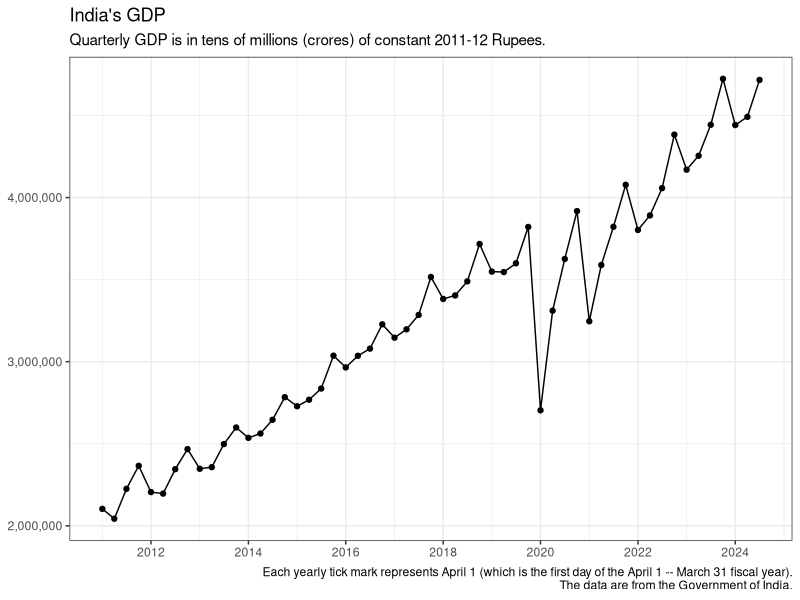
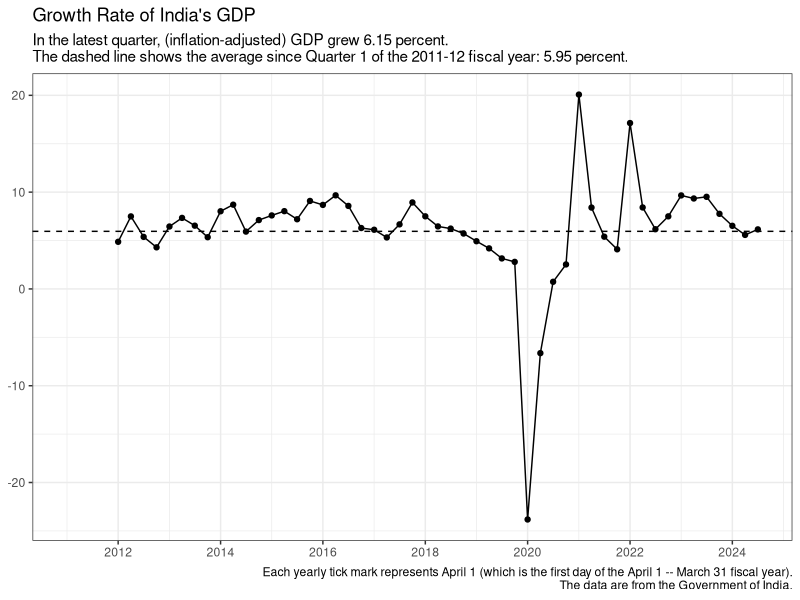
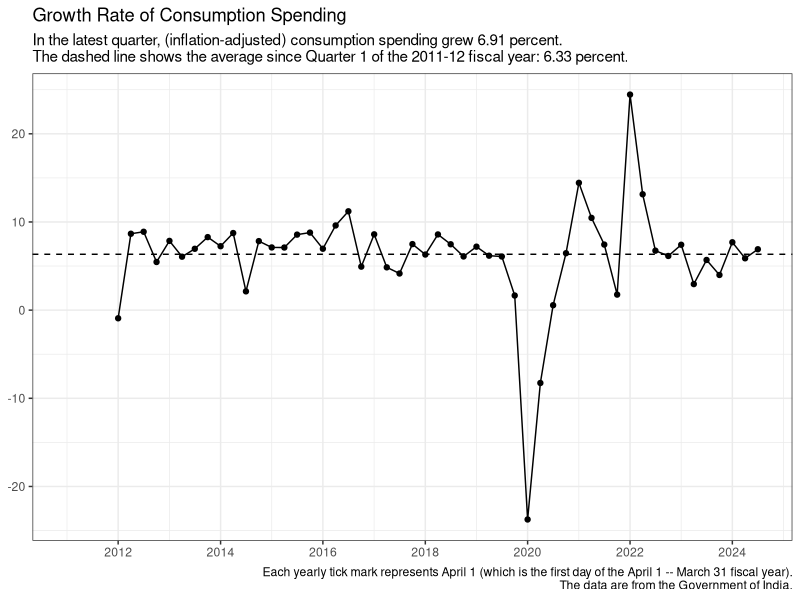
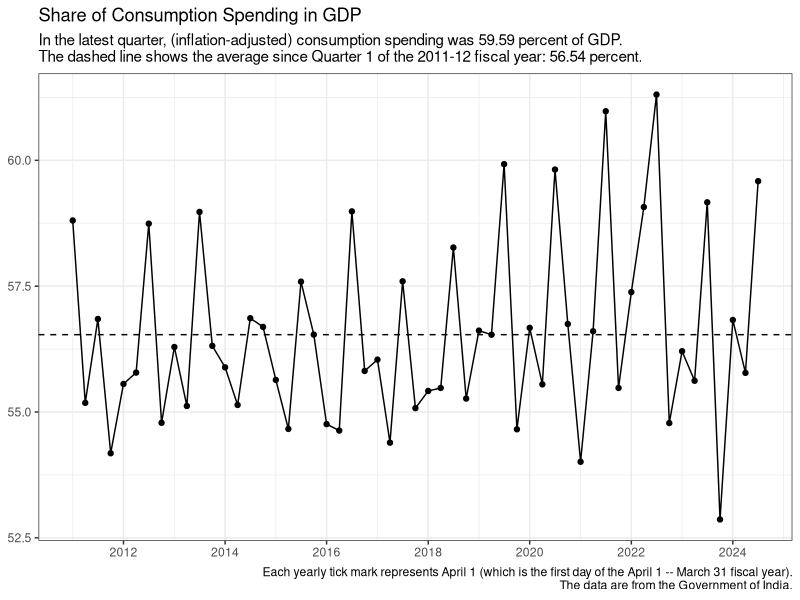
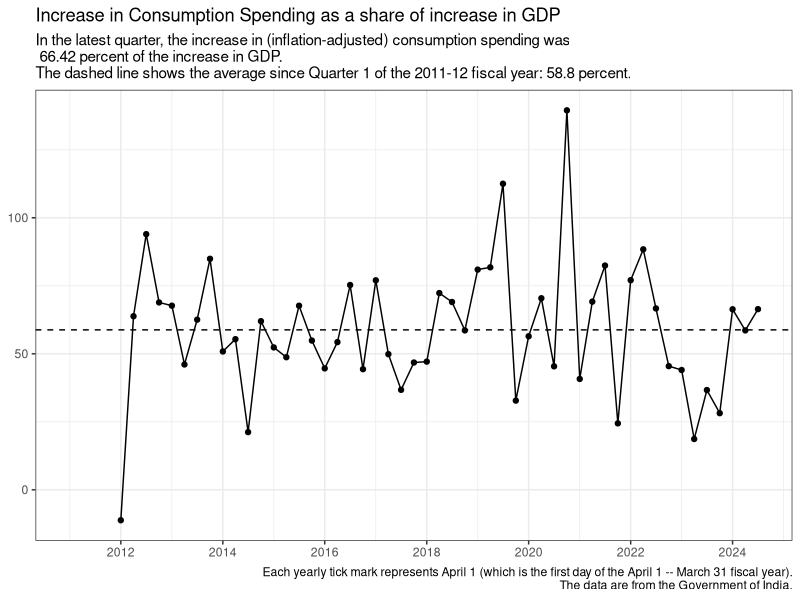
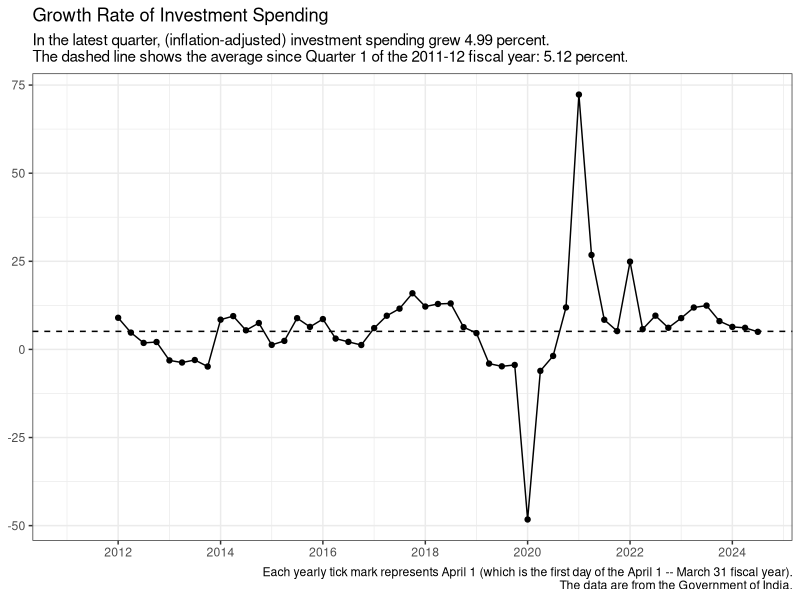
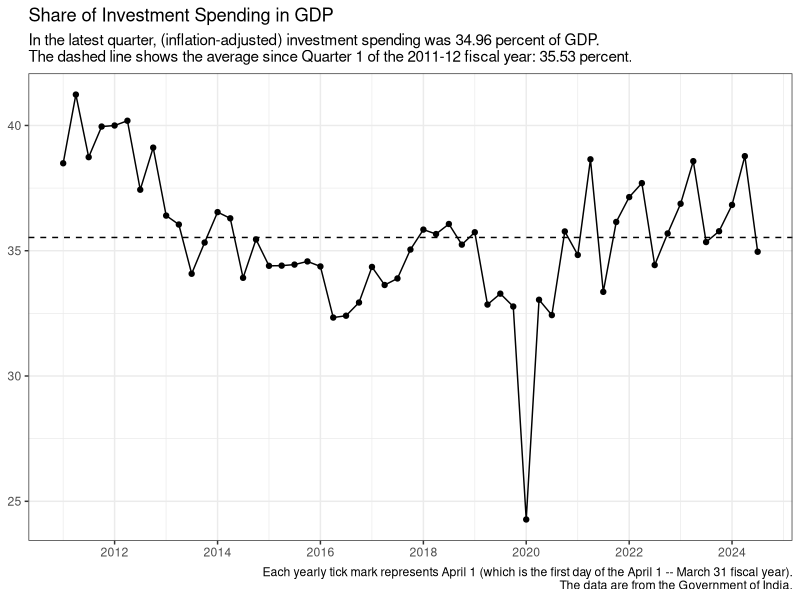
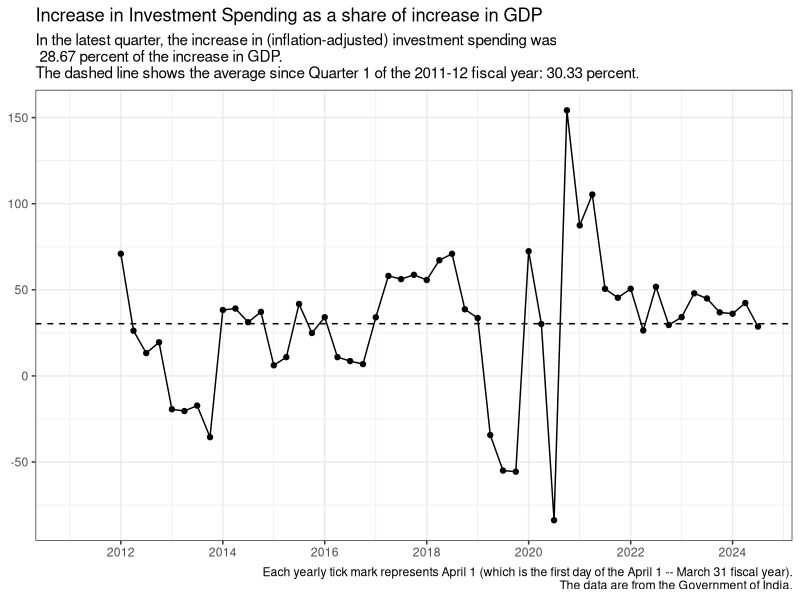

Write the R code that produced these figures, in order.
## ---- chunk 1
knitr::opts_chunk$set(echo = TRUE)
## ---- chunk 2
#| echo: FALSE
#| message: FALSE
#| warning: FALSE

library(tidyverse)
library(readxl)
library(lubridate)

quarterly <- read_xlsx(
  path = "india-gdp.xlsx",
  sheet = "Components_Q_2011_12_prices",
  col_names = TRUE
) |>
  mutate(Date = as.Date(paste0(as.numeric(substr(Year, start = 1, stop = 4)), "-", case_when(Quarter == 1 ~ "01",
                           Quarter == 2 ~ "04",
                           Quarter == 3 ~ "07",
                           Quarter == 4 ~ "10"), "-01"))) |>
  relocate(Date) |>
  select(c(Date, Year, Quarter, GDP:Discrepancies))

share <- function(x) {
  100*x/quarterly$GDP
}

share_incr <- function(x, y){
  100*(x - lag(x, 4))/(y - lag(y, 4))
}

growth <- function(x){
  100*(x - lag(x, 4))/lag(x, 4)
}



quarterly_gdp <- quarterly |>
  mutate(I = GFCF + CIS + Valuables,
         I_share = share(I),
         C_share = share(PFCE),
         G_share = share(GFCE),
         NX = Exports - Imports,
         NX_share = share(NX),
         EX_share = share(Exports),
         IM_share = share(Imports),
         D_share = share(Discrepancies),
         Total = I_share + C_share + G_share + NX_share + D_share,
         C_share_incr = share_incr(PFCE, GDP),
         I_share_incr = share_incr(I, GDP),
         G_share_incr = share_incr(GFCE, GDP),
         NX_share_incr = share_incr(NX, GDP),
         EX_share_incr = share_incr(Exports, GDP),
         IM_share_incr = share_incr(Imports, GDP),
         D_share_incr = share_incr(Discrepancies, GDP),
         Total_share_incr = C_share_incr + I_share_incr + G_share_incr + NX_share_incr + D_share_incr,
         C_growth = growth(PFCE),
         G_growth = growth(GFCE),
         EX_growth = growth(Exports),
         IM_growth = growth(Imports),
         I_growth = growth(I),
         GDP_growth = growth(GDP),
         NX_growth = sign(NX - lag(NX, 4))*100*
(((abs(lag(NX, 4)) + abs(NX - lag(NX, 4)))/abs(lag(NX, 4)))-1)
) 

## Average annual growth over data period

date.begin <- quarterly_gdp$Date[year(quarterly_gdp$Date) == year(min(quarterly_gdp$Date)) & quarter(quarterly_gdp$Date) == quarter(max(quarterly_gdp$Date))]
date.end <- max(quarterly_gdp$Date)

growth_mean <- function(x){
  (((x[quarterly_gdp$Date == date.end]/x[quarterly_gdp$Date == date.begin])^(1/(year(date.end) - year(date.begin)))) - 1)*100
}

GDP_growth_mean <- growth_mean(quarterly_gdp$GDP)
C_growth_mean <- growth_mean(quarterly_gdp$PFCE)
I_growth_mean <- growth_mean(quarterly_gdp$I)
G_growth_mean <- growth_mean(quarterly_gdp$GFCE)
EX_growth_mean <- growth_mean(quarterly_gdp$Exports)
IM_growth_mean <- growth_mean(quarterly_gdp$Imports)
NX_growth_mean <-  sign((quarterly_gdp$NX[quarterly_gdp$Date == date.end] - quarterly_gdp$NX[quarterly_gdp$Date == date.begin]))*
  (((((abs(quarterly_gdp$NX[quarterly_gdp$Date == date.begin]) +
  abs(quarterly_gdp$NX[quarterly_gdp$Date == date.end] - quarterly_gdp$NX[quarterly_gdp$Date == date.begin]))/
  abs(quarterly_gdp$NX[quarterly_gdp$Date == date.begin]))^(1/(year(date.end) - year(date.begin)))) - 1)*100)


## ---- chunk 3
#| echo: FALSE
#| message: FALSE
#| warning: FALSE

options(scipen = 999)
library(scales)

graphit <- function(var, title, subtitle){
  ggplot(data = quarterly_gdp, mapping = aes(x = Date)) +
  geom_line(mapping = aes(y = var)) +
  geom_point(mapping = aes(y = var)) +
  labs (x = NULL, y = NULL, 
        title = title,
        subtitle = subtitle,
        caption = "Each yearly tick mark represents April 1 (which is the first day of the April 1 -- March 31 fiscal year).\nThe data are from the Government of India.") +
  theme_bw() + 
  scale_y_continuous(labels = scales::comma) +
  scale_x_date(labels = date_format("%Y"), date_breaks = "2 years")
}

graphit(var = quarterly_gdp$GDP, title = "India's GDP", subtitle = "Quarterly GDP is in tens of millions (crores) of constant 2011-12 Rupees.")

## ---- chunk 4
#| echo: FALSE
#| message: FALSE
#| warning: FALSE

subtitle_growth <- function(index_name, index, index_mean){
	paste("In the latest quarter,", index_name, "grew", round(index[quarterly_gdp$Date==max(quarterly_gdp$Date)],2), "percent. \nThe dashed line shows the average since Quarter", min(quarterly_gdp$Quarter[quarterly_gdp$Date==min(quarterly_gdp$Date)]), "of the",  min(quarterly_gdp$Year), "fiscal year:", round(index_mean,2), "percent.")
}

subtitle_share <- function(index_name, index, index_mean){
	paste("In the latest quarter,", index_name, "was", round(index[quarterly_gdp$Date==max(quarterly_gdp$Date)],2), "percent of GDP. \nThe dashed line shows the average since Quarter", min(quarterly_gdp$Quarter[quarterly_gdp$Date==min(quarterly_gdp$Date)]), "of the",  min(quarterly_gdp$Year), "fiscal year:", round(index_mean,2), "percent.")
}

subtitle_share_incr <- function(index_name, index, index_mean){
	paste("In the latest quarter, the increase in", index_name, "was\n", round(index[quarterly_gdp$Date==max(quarterly_gdp$Date)],2), "percent of the increase in GDP. \nThe dashed line shows the average since Quarter", min(quarterly_gdp$Quarter[quarterly_gdp$Date==min(quarterly_gdp$Date)]), "of the",  min(quarterly_gdp$Year), "fiscal year:", round(index_mean,2), "percent.")
}


graphit2 <- function(index, title, subtitle, index_mean){
  ggplot(data = quarterly_gdp, mapping = aes(x = Date)) +
  geom_line(mapping = aes(y = index)) +
  geom_point(mapping = aes(y = index))  +
  geom_hline(aes(yintercept = index_mean), linetype = "dashed") +
  labs (x = NULL, y = NULL, 
        title = title,
        subtitle = subtitle,
        caption = "Each yearly tick mark represents April 1 (which is the first day of the April 1 -- March 31 fiscal year).\nThe data are from the Government of India.") +
  theme_bw() + 
  scale_y_continuous(labels = scales::comma) +
  scale_x_date(labels = date_format("%Y"), date_breaks = "2 years")
}

mysubtitle <- subtitle_growth("(inflation-adjusted) GDP", quarterly_gdp$GDP_growth, GDP_growth_mean)

graphit2(index = quarterly_gdp$GDP_growth, index_mean = GDP_growth_mean, title = "Growth Rate of India's GDP", subtitle = mysubtitle)

## ---- chunk 5
#| echo: FALSE
#| message: FALSE
#| warning: FALSE

mysubtitle <- subtitle_growth("(inflation-adjusted) consumption spending", quarterly_gdp$C_growth, C_growth_mean)

graphit2(index = quarterly_gdp$C_growth, index_mean = C_growth_mean, title = "Growth Rate of Consumption Spending", subtitle = mysubtitle)

mysubtitle <- subtitle_share("(inflation-adjusted) consumption spending", quarterly_gdp$C_share, mean(quarterly_gdp$C_share, na.rm = TRUE))

graphit2(index = quarterly_gdp$C_share, index_mean = mean(quarterly_gdp$C_share, na.rm = TRUE), title = "Share of Consumption Spending in GDP", subtitle = mysubtitle)

mysubtitle <- subtitle_share_incr("(inflation-adjusted) consumption spending", quarterly_gdp$C_share_incr, mean(quarterly_gdp$C_share_incr, na.rm = TRUE))

graphit2(index = quarterly_gdp$C_share_incr, index_mean = mean(quarterly_gdp$C_share_incr, na.rm = TRUE), title = "Increase in Consumption Spending as a share of increase in GDP", subtitle = mysubtitle)


## ---- chunk 6
#| echo: FALSE
#| message: FALSE
#| warning: FALSE

mysubtitle <- subtitle_growth("(inflation-adjusted) investment spending", quarterly_gdp$I_growth, I_growth_mean)

graphit2(index = quarterly_gdp$I_growth, index_mean = I_growth_mean, title = "Growth Rate of Investment Spending", subtitle = mysubtitle)

mysubtitle <- subtitle_share("(inflation-adjusted) investment spending", quarterly_gdp$I_share, mean(quarterly_gdp$I_share, na.rm = TRUE))

graphit2(index = quarterly_gdp$I_share, index_mean = mean(quarterly_gdp$I_share, na.rm = TRUE), title = "Share of Investment Spending in GDP", subtitle = mysubtitle)

mysubtitle <- subtitle_share_incr("(inflation-adjusted) investment spending", quarterly_gdp$I_share_incr, mean(quarterly_gdp$I_share_incr, na.rm = TRUE))

graphit2(index = quarterly_gdp$I_share_incr, index_mean = mean(quarterly_gdp$I_share_incr, na.rm = TRUE), title = "Increase in Investment Spending as a share of increase in GDP", subtitle = mysubtitle)

## ---- chunk 7
#| echo: FALSE
#| message: FALSE
#| warning: FALSE

mysubtitle <- subtitle_growth("(inflation-adjusted) government spending", quarterly_gdp$G_growth, G_growth_mean)

graphit2(index = quarterly_gdp$G_growth, index_mean = G_growth_mean, title = "Growth Rate of Government Spending", subtitle = mysubtitle)

mysubtitle <- subtitle_share("(inflation-adjusted) government spending", quarterly_gdp$G_share, mean(quarterly_gdp$G_share, na.rm = TRUE))

graphit2(index = quarterly_gdp$G_share, index_mean = mean(quarterly_gdp$G_share, na.rm = TRUE), title = "Share of Government Spending in GDP", subtitle = mysubtitle)

mysubtitle <- subtitle_share_incr("(inflation-adjusted) investment spending", quarterly_gdp$G_share_incr, mean(quarterly_gdp$G_share_incr, na.rm = TRUE))

graphit2(index = quarterly_gdp$G_share_incr, index_mean = mean(quarterly_gdp$G_share_incr, na.rm = TRUE), title = "Increase in Government Spending as a share of increase in GDP", subtitle = mysubtitle)

## ---- chunk 8
#| echo: FALSE
#| message: FALSE
#| warning: FALSE

mysubtitle <- subtitle_growth("(inflation-adjusted) net exports", quarterly_gdp$NX_growth, NX_growth_mean)

graphit2(index = quarterly_gdp$NX_growth, index_mean = NX_growth_mean, title = "Growth Rate of Net Exports", subtitle = mysubtitle)

mysubtitle <- subtitle_share("(inflation-adjusted) net exports", quarterly_gdp$NX_share, mean(quarterly_gdp$NX_share, na.rm = TRUE))

graphit2(index = quarterly_gdp$NX_share, index_mean = mean(quarterly_gdp$NX_share, na.rm = TRUE), title = "Share of net exports in GDP", subtitle = mysubtitle)

mysubtitle <- subtitle_share_incr("(inflation-adjusted) net exports", quarterly_gdp$NX_share_incr, mean(quarterly_gdp$NX_share_incr, na.rm = TRUE))

graphit2(index = quarterly_gdp$NX_share_incr, index_mean = mean(quarterly_gdp$NX_share_incr, na.rm = TRUE), title = "Increase in Net Exports as a share of increase in GDP", subtitle = mysubtitle)


## ---- chunk 9
#| echo: FALSE
#| message: FALSE
#| warning: FALSE

mysubtitle <- subtitle_growth("(inflation-adjusted) exports", quarterly_gdp$EX_growth, EX_growth_mean)

graphit2(index = quarterly_gdp$EX_growth, index_mean = EX_growth_mean, title = "Growth Rate of Exports", subtitle = mysubtitle)

mysubtitle <- subtitle_share("(inflation-adjusted) exports", quarterly_gdp$EX_share, mean(quarterly_gdp$EX_share, na.rm = TRUE))

graphit2(index = quarterly_gdp$EX_share, index_mean = mean(quarterly_gdp$EX_share, na.rm = TRUE), title = "Share of exports in GDP", subtitle = mysubtitle)

mysubtitle <- subtitle_share_incr("(inflation-adjusted) exports", quarterly_gdp$EX_share_incr, mean(quarterly_gdp$EX_share_incr, na.rm = TRUE))

graphit2(index = quarterly_gdp$EX_share_incr, index_mean = mean(quarterly_gdp$EX_share_incr, na.rm = TRUE), title = "Increase in Exports as a share of increase in GDP", subtitle = mysubtitle)


## ---- chunk 10
#| echo: FALSE
#| message: FALSE
#| warning: FALSE

mysubtitle <- subtitle_growth("(inflation-adjusted) imports", quarterly_gdp$IM_growth, IM_growth_mean)

graphit2(index = quarterly_gdp$IM_growth, index_mean = IM_growth_mean, title = "Growth Rate of Imports", subtitle = mysubtitle)

mysubtitle <- subtitle_share("(inflation-adjusted) imports", quarterly_gdp$IM_share, mean(quarterly_gdp$IM_share, na.rm = TRUE))

graphit2(index = quarterly_gdp$IM_share, index_mean = mean(quarterly_gdp$IM_share, na.rm = TRUE), title = "Share of imports in GDP", subtitle = mysubtitle)

mysubtitle <- subtitle_share_incr("(inflation-adjusted) imports", quarterly_gdp$IM_share_incr, mean(quarterly_gdp$IM_share_incr, na.rm = TRUE))

graphit2(index = quarterly_gdp$IM_share_incr, index_mean = mean(quarterly_gdp$IM_share_incr, na.rm = TRUE), title = "Increase in Imports as a share of increase in GDP", subtitle = mysubtitle)

